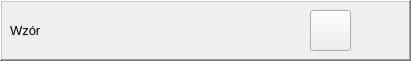
  <widget class="QFrame" name="frame_6">
   <property name="geometry">
    <rect>
     <x>10</x>
     <y>10</y>
     <width>411</width>
     <height>61</height>
    </rect>
   </property>
   <property name="frameShape">
    <enum>QFrame::WinPanel</enum>
   </property>
   <property name="frameShadow">
    <enum>QFrame::Raised</enum>
   </property>
   <widget class="QLabel" name="labelWzor">
    <property name="geometry">
     <rect>
      <x>110</x>
      <y>10</y>
      <width>181</width>
      <height>41</height>
     </rect>
    </property>
    <property name="minimumSize">
     <size>
      <width>0</width>
      <height>31</height>
     </size>
    </property>
    <property name="font">
     <font>
      <family>MS Shell Dlg 2</family>
      <pointsize>10</pointsize>
      <weight>75</weight>
      <bold>true</bold>
     </font>
    </property>
    <property name="styleSheet">
     <string notr="true"/>
    </property>
    <property name="text">
     <string/>
    </property>
    <property name="scaledContents">
     <bool>true</bool>
    </property>
    <property name="alignment">
     <set>Qt::AlignLeading|Qt::AlignLeft|Qt::AlignVCenter</set>
    </property>
   </widget>
   <widget class="QPushButton" name="pushButton_10">
    <property name="geometry">
     <rect>
      <x>310</x>
      <y>10</y>
      <width>41</width>
      <height>41</height>
     </rect>
    </property>
    <property name="sizePolicy">
     <sizepolicy hsizetype="Fixed" vsizetype="Minimum">
      <horstretch>0</horstretch>
      <verstretch>0</verstretch>
     </sizepolicy>
    </property>
    <property name="font">
     <font>
      <pointsize>10</pointsize>
     </font>
    </property>
    <property name="text">
     <string/>
    </property>
    <property name="icon">
     <iconset resource="zasoby.qrc">
      <normaloff>:/zasoby/select.png</normaloff>:/zasoby/select.png</iconset>
    </property>
    <property name="iconSize">
     <size>
      <width>35</width>
      <height>35</height>
     </size>
    </property>
   </widget>
   <widget class="QLabel" name="label_11">
    <property name="geometry">
     <rect>
      <x>10</x>
      <y>10</y>
      <width>101</width>
      <height>41</height>
     </rect>
    </property>
    <property name="font">
     <font>
      <family>MS Shell Dlg 2</family>
      <pointsize>10</pointsize>
     </font>
    </property>
    <property name="text">
     <string>Wzór</string>
    </property>
   </widget>
  </widget>
